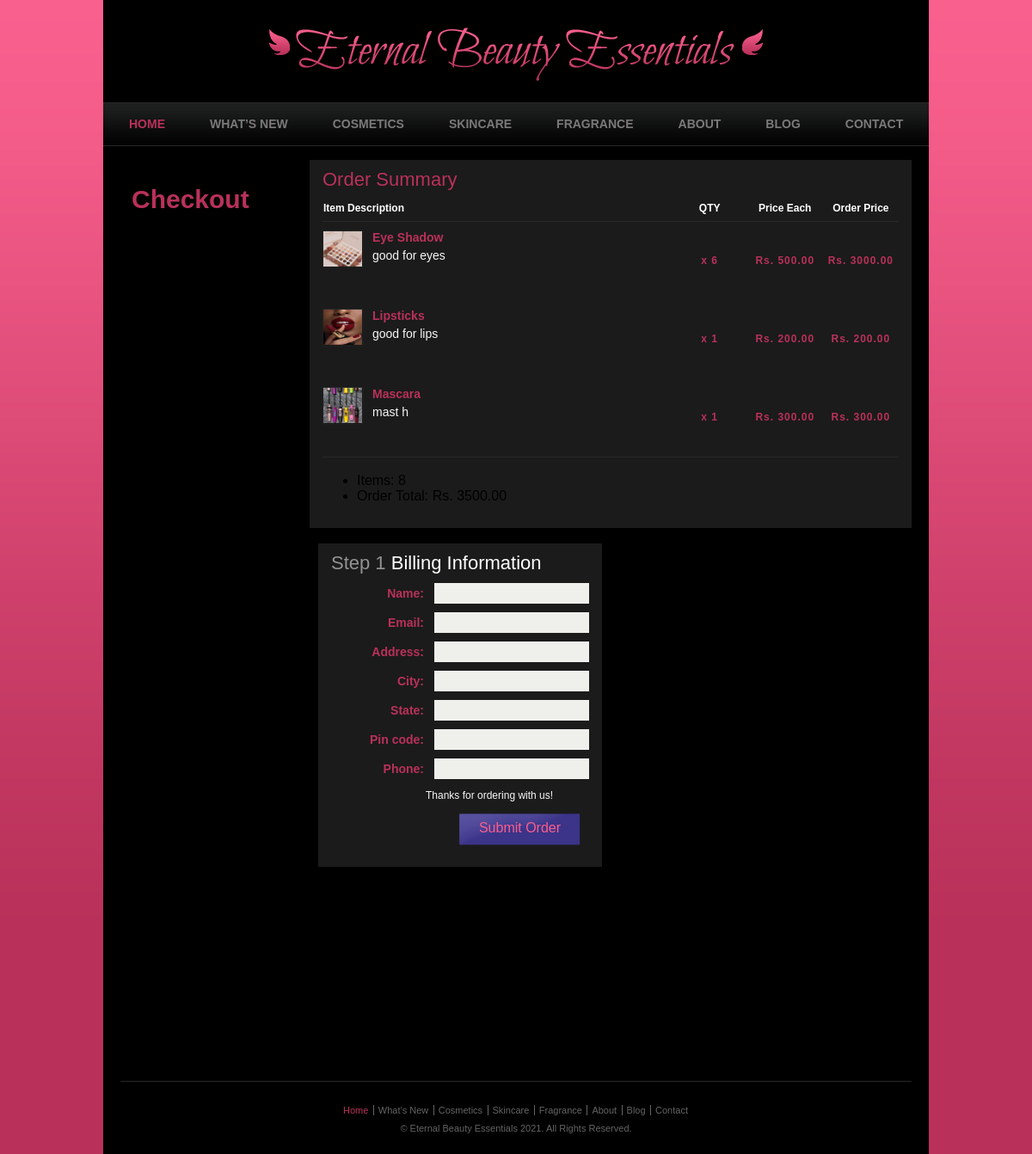
The app's page /beauty_store/checkout (signed in) with its own data.
### beauty_store/models.py (models this page shows, shortened)
class OrderItem(models.Model):
    product = models.ForeignKey(Product, on_delete=models.SET_NULL, blank=True, null=True)
    order = models.ForeignKey(Order, on_delete=models.SET_NULL, blank=True, null=True)
    quantity = models.IntegerField(default=0, null=True, blank=True)
    date_ordered = models.DateTimeField(auto_now_add=True)
    @property
    def get_total(self):
        total = self.product.price * self.quantity
        return total

class Product(models.Model):
    name = models.CharField(max_length=200, null=True)
    price = models.DecimalField(max_digits=7, decimal_places=2)
    desc = models.CharField(max_length=500,default=False, null=True, blank=False)
    image = models.ImageField(null=True, blank=True)
    @property
    def imageURL(self):
        try:
            url = self.image.url
        except:
            url =  ''
        return url

class Order(models.Model):
    customer = models.ForeignKey(Customer, on_delete=models.SET_NULL, blank=True, null= True)
    date_ordered = models.DateTimeField(auto_now_add=True)
    complete = models.BooleanField(default=False, null=True, blank=False)
    transaction_id = models.CharField(max_length=200, null=True)
    @property
    def shipping(self):
        shipping = True
        orderItems = self.orderitem_set.all()
        return shipping
    @property
    def get_cart_total(self):
        orderitems = self.orderitem_set.all()
        total = sum([item.get_total for item in orderitems])
        return total
    @property
    def get_cart_items(self):
        orderitems = self.orderitem_set.all ()
        total = sum ( [item.quantity for item in orderitems] )
        return total

### beauty_store/views.py (the view)
# urls.py: path('beauty_store/checkout', views.checkout, name="checkout"),
def checkout(request):
    data = cartData(request)
    cartItems = data['cartItems']
    order = data['order']
    items = data['items']
    context = {'items': items, 'order': order, 'cartItems': cartItems}
    return render(request, 'beauty_store/checkout.html', context)

### beauty_store/utils.py (called while the page is built)
def cartData(request):
    if request.user.is_authenticated:
        customer = request.user.customer
        order, created = Order.objects.get_or_create ( customer=customer, complete=False )
        items = order.orderitem_set.all ()
        cartItems = order.get_cart_items
    else:
        cookieData = cookieCart(request)
        cartItems = cookieData['cartItems']
        order = cookieData['order']
        items = cookieData['items']
    return {'cartItems': cartItems, 'order': order, 'items': items}

### beauty_store/templates/beauty_store/checkout.html (shortened to what this page needs)
{% extends 'beauty_store/basic.html' %}
{% load static %}
{% block body %}
		<div id="contents">
			<div id="main">
					<div id="compute" class="contentbox">
						<h2><span>Order Summary</span></h2>
						<table>
							<thead>
								<tr>
									<th>Item Description</th>
									<th>QTY</th>
									<th>Price Each</th>
									<th class="last-child">Order Price</th>
								</tr>
							</thead>
							<tbody>
							{% for item in items %}
								<tr>
									<td><div class="frame2">
											<img src="{{item.product.imageURL}}" alt="Img" height="41" width="45">
										</div>
										<span class="title">{{item.product.name}}</span>
										<p>
											{{item.product.desc}}
										</p></td>
									<td>x {{item.quantity}}</td>
									<td>Rs. {{item.product.price}}</td>
									<td><span class="total">Rs. {{item.get_total}}</span></td>
								</tr>
							{% endfor %}
							</tbody>
						</table>
						<ul>
							<li>
								Items: <span> {{order.get_cart_items}}</span>
							</li>
							<li>
								Order Total: <span>Rs. {{order.get_cart_total|floatformat:2}}</span>
							</li>
						</ul>
					</div>
					<form action="/" method="post" id="checkout"> {% csrf_token %}
						<div class="contentbox fillup">
							<h2>Step 1 <span>Billing Information</span></h2>
							<ul>
							<div id="user-info">
								<li>
									<label>Name:</label>
									<input type="text" name="name" required class="txtfield">
								</li>
								<li>
									<label>Email:</label>
									<input type="text" name="email" required class="txtfield">
								</li>
							</div>
							<div id="shipping-info">
								<li>
									<label>Address:</label>
									<input type="text" name="address" required class="txtfield">
								</li>
								<li>
									<label>City:</label>
									<input type="text" name="city" required class="txtfield">
								</li>
								<li>
									<label>State:</label>
									<input type="text" name="state" required class="txtfield">
								</li>
								<li>
									<label>Pin code:</label>
									<input type="text" name="zipcode" required class="txtfield">
								</li>
								<li>
									<label>Phone:</label>
									<input type="tel" name="country" required class="txtfield">
								</li>
							</div>
							</ul>
							<p>
							Thanks for ordering with us!
							</p>
							<input type="submit" value="Submit Order" class="submit order" id="form-button">
						</div>
					</form>
			</div>
			<div id="sidebar">
				<h1>Checkout</h1>
			</div>
		</div>
</body>
</html>
{% endblock %}

### static/css/style.css (style rules this page uses)
body { background: #b9315a url(../images/bg-body.png) repeat-x left top; font-family: Arial, Helvetica, sans-serif; margin: 0; }
img { border: 0; }
#sidebar .cart, #sidebar .news > h2, #cart .frame, #compute .frame2 { background: url(../images/frames.png) no-repeat; }
.btnCart, .btn, .checkout, .shopping, .update, .order { background: url(../images/buttons.png) no-repeat; }
.checkout, .shopping, .update, .order { float: right; background-position: 0 -195px; cursor: pointer; font-family: Arial, Helvetica, sans-serif; font-size: 16px; display: block; height: 37px; width: 210px; border: 0; margin: 0 0 8px; padding: 0; }
.order { background-position: 0 -80px; width: 141px; }
#contents { display: inline-block; min-height: 950px; width: 940px; padding: 0 10px 17px; }
#contents p { color: #f7f7f7; font-size: 12px; line-height: 18px; margin: 0; padding: 0 0 18px; }
#contents h2 { color: #949393; font-size: 20px; line-height: 38px; margin: 0 0 17px; padding: 0 20px; }
#main { float: right; display: inline-block; min-height: 100px; width: 700px; padding: 0 10px; }
#main .contentbox { background: url(../images/bg-contentbox.png) repeat left top; margin: 0 0 18px; padding: 12px 15px 12px; }
#main form { background: url(../images/bg-contentbox.png); padding: 18px 20px; }
#main form input.txtfield, #main form label { float: left; background-color: #fff; font-size: 14px; font-weight: bold; height: 24px; line-height: 24px; width: 210px; border: 0; margin: 0 0 12px; padding: 0; }
#main form label { float: left; background-color: transparent; color: #b9315a; display: block; width: 200px; margin-left: 20px; }
#sidebar { float: left; height: auto; width: 210px; padding-left: 10px; }
#sidebar > h1 { color: #b9315a; font-size: 30px; height: 36px; line-height: 36px; margin: 28px 0 30px; padding-left: 13px; }
#about h2, #blogs h2, #main .contentbox h2, #main form h2 { background: none; color: #b9315a; font-size: 22px; font-weight: normal; height: 22px; line-height: 22px; border: 0; margin: 0 0 12px; padding: 0; }
#about p, #blogs p, #main .contentbox p { font-size: 14px; line-height: 27px; padding-bottom: 26px; }
#main form#checkout { background: none; display: inline-block; padding: 0; }
#checkout div.contentbox { float: left; min-height: 268px; width: 300px; margin: 0 10px 18px; }
#checkout div.contentbox p { font-size: 12px; line-height: 18px; padding-bottom: 12px; }
#checkout .fillup { height: 352px; }
#checkout div.contentbox h2 { color: #949393; }
#checkout div.contentbox h2 > span { color: #fff; }
#checkout div.contentbox ul { list-style: none; margin: 0; padding: 0; }
#checkout div.contentbox ul li { display: inline-block; position: relative; }
#main #checkout input.txtfield { background-color: #efefec; height: 20px; width: 176px; border: 2px solid #efefec; margin: 0 0 6px; }
#main #checkout label { width: 108px; margin: 0 12px 6px 0; text-align: right; }
#checkout .fillup p { padding-left: 110px; }
#compute table { width: 100%; border-collapse: collapse; border-bottom: 1px solid #282828; margin: 0 0 18px; }
#compute table thead { color: #fff; font-size: 12px; line-height: 18px; }
#compute table th { border-bottom: 1px solid #282828; padding-bottom: 6px; }
#compute table td { color: #b9315a; font-size: 12px; font-weight: bold; letter-spacing: 1px; width: 90px; padding: 10px 0 12px; text-align: center; }
#compute td:first-child, #compute th:first-child { width: 420px; letter-spacing: 0; text-align: left; }
#compute table td p { font-weight: normal; }
#compute span.title { font-size: 14px; font-weight: bold; }
#compute .frame2 { float: left; background-position: 0 0; height: 42px; width: 46px; padding: 1px; margin-right: 10px; }
#checkout input.order { color: #f95f8d; margin-right: 10px; padding-bottom: 3px; }

### static/css/ie.css (style rules this page uses)
#contents { min-height: 1050px; }
#main #checkout input.txtfield { *margin-top: 6px; }
#checkout div.contentbox ul { *margin-bottom: 6px; }

### records on screen
OrderItem: product.imageURL (picture), product.name "Eye Shadow", product.desc "good for eyes", quantity "6", product.price "500.00", get_total "3000.00"
OrderItem: product.imageURL (picture), product.name "Lipsticks", product.desc "good for lips", quantity "1", product.price "200.00", get_total "200.00"
OrderItem: product.imageURL (picture), product.name "Mascara", product.desc "mast h", quantity "1", product.price "300.00", get_total "300.00"
Order: get_cart_items "8", get_cart_total "3500.00"
